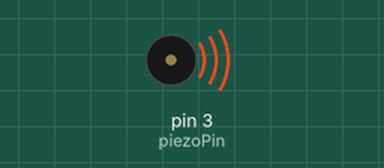
The sketch below on a simulated Arduino Uno, built with avr-gcc and run on an emulated ATmega328P. Parts: buzzer (waves = sounding).

Above: at 0.5 s.
Timing chart, 0 to 4.6 s (numbered marks = the images above):
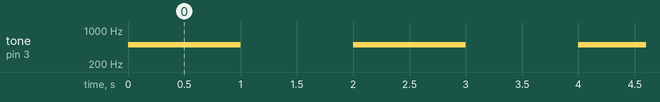

The sketch:

piezo_buzzer.ino
```cpp
const int piezoPin = 3;

void setup()
{
  pinMode(piezoPin, OUTPUT);
}

void loop()
{
  tone(piezoPin, 500);
  delay(1000);
  noTone(piezoPin);
  delay(1000);
}
```

Measured:
- by itself, tone on pin 3 (piezoPin): alternates 500 Hz for 1.0 s and silent for 1.0 s
